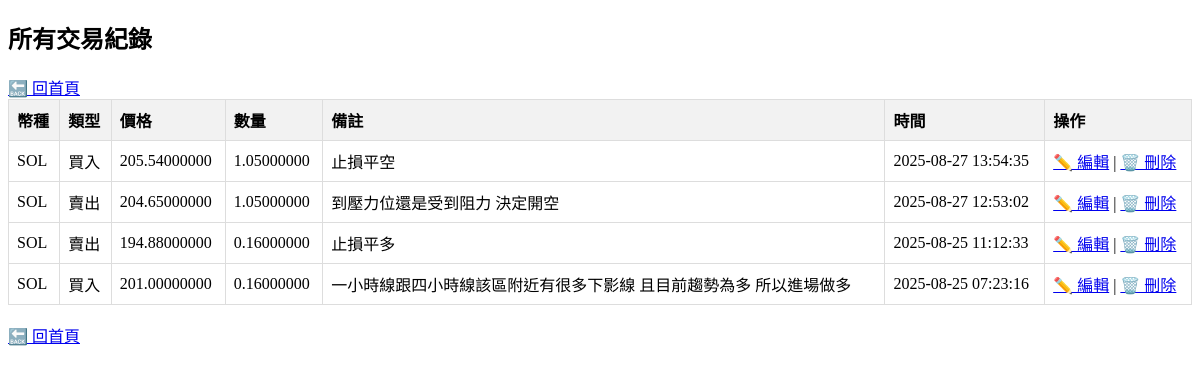
/trades, run on the app's committed database.
### tables this page shows
CREATE TABLE trades (
  trade_id INTEGER PRIMARY KEY AUTOINCREMENT,
  coin_id TEXT,
  trade_type TEXT,
  price REAL,
  amount REAL,
  trade_time TEXT DEFAULT CURRENT_TIMESTAMP,
  note TEXT, created_at TEXT, stop_loss REAL, take_profit REAL,
  FOREIGN KEY (coin_id) REFERENCES coins(coin_id)
);

### app.py (the view)
@app.route("/trades")
def show_trades():
    conn = get_db()
    trades = conn.execute("SELECT trade_id, * FROM trades ORDER BY trade_time DESC").fetchall()
    conn.close()
    return render_template("trades.html", trades=trades)

### app.py (called while the page is built)
def get_db():
    conn = sqlite3.connect(DB_FILE)
    conn.row_factory = sqlite3.Row
    return conn

### templates/trades.html (shortened to what this page needs)
<!DOCTYPE html>
<html lang="zh-Hant">
<head>
</head>
<body>
    <h2>所有交易紀錄</h2>
    <a href="/">🔙 回首頁</a>
    <table>
        <tr>
            <th>幣種</th>
            <th>類型</th>
            <th>價格</th>
            <th>數量</th>
            <th>備註</th>
            <th>時間</th>
            <th>操作</th>
        </tr>
        {% for t in trades %}
        <tr>
            <td>{{ t.coin_id }}</td>
            <td>{{ '買入' if t.trade_type == 'buy' else '賣出' }}</td>
            <td>{{ "%.8f"|format(t.price) }}</td>
            <td>{{ "%.8f"|format(t.amount) }}</td>
            <td>{{ t.note if t.note else '-' }}</td>
            <td>{{ t.trade_time }}</td>
            <td>
                <a href="/edit/{{ t.trade_id }}">✏️ 編輯</a> |
                <a href="/delete/{{ t.trade_id }}" onclick="return confirm('確定要刪除這筆交易嗎？')">🗑️ 刪除</a>
            </td>
        </tr>
        {% endfor %}
    </table>
    <br>
    <a href="/">🔙 回首頁</a>
</body>
</html>

### templates/trades.html (style rules this page uses)
table { border-collapse: collapse; width: 100%; }
th, td { border: 1px solid #ddd; padding: 8px; text-align: left; }
th { background-color: #f2f2f2; }

### data on the page
trades: coin_id "SOL", trade_type "買入", price "205.54000000", amount "1.05000000", note "止損平空", trade_time "2025-08-27 13:54:35"
trades: coin_id "SOL", trade_type "賣出", price "204.65000000", amount "1.05000000", note "到壓力位還是受到阻力 決定開空", trade_time "2025-08-27 12:53:02"
trades: coin_id "SOL", trade_type "賣出", price "194.88000000", amount "0.16000000", note "止損平多", trade_time "2025-08-25 11:12:33"
trades: coin_id "SOL", trade_type "買入", price "201.00000000", amount "0.16000000", note "一小時線跟四小時線該區附近有很多下影線 且目前趨勢為多 所以進場做多", trade_time "2025-08-25 07:23:16"
